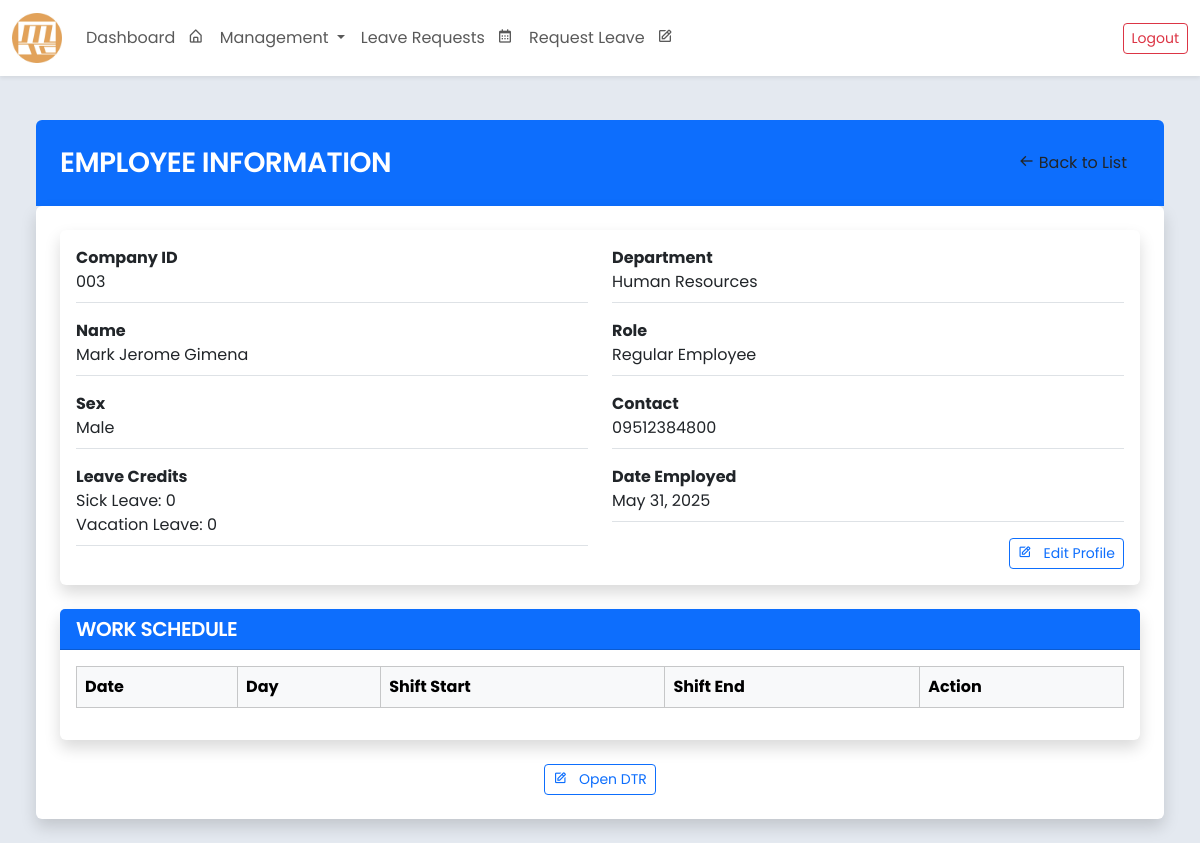
Before: /employee/view/21/ (signed in) with the older database file.
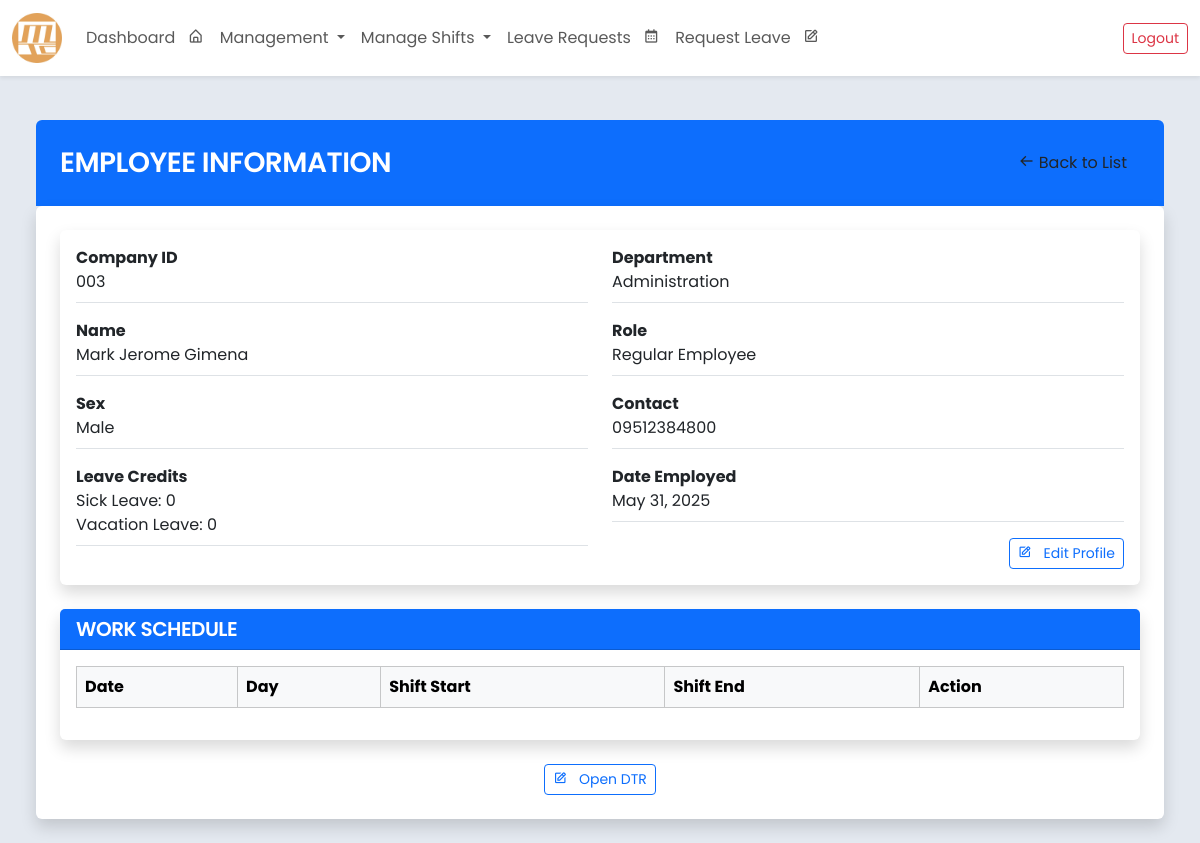
After: the same page with the newer database file.
### core/models.py (models this page shows, shortened)
class Employee(models.Model):
    SEX_CHOICES = [
        ('Male', 'Male'),
        ('Female', 'Female'),
        ('Other', 'Prefer not to Say'),
    ]
    ROLE_CHOICES = [
        ('Regular Employee', 'Regular Employee'),
        ('Department Head', 'Department Head'),
        ('Admin(HR)', 'Admin(HR)'),
        ('Supervisor', 'Supervisor'),
        ('President', 'President')
    ]
    STATUS_CHOICES = [
        ('Active', 'Active'),
        ('Inactive', 'Inactive'),
    ]
    employee_id = models.AutoField(primary_key=True)
    company_id = models.CharField(max_length=20, blank=False, unique=True)
    first_name = models.CharField(max_length=100, blank=False)
    middle_name = models.CharField(max_length=100, blank=True, null=True)
    last_name = models.CharField(max_length=100, blank=False)
    sex = models.CharField(max_length=20, choices=SEX_CHOICES, blank=False)
    role = models.CharField(max_length=20, choices=ROLE_CHOICES, default='Regular Employee', blank=False)
    status = models.CharField(max_length=10, choices=STATUS_CHOICES, default='Active')
    department = models.ForeignKey(
        Department,
        related_name="employees",
        on_delete=models.SET_NULL,
        null=True,
        blank=True
    )
    contact_number = models.CharField(max_length=15, blank=False)
    date_employed = models.DateField()
    leave_credits = models.IntegerField(default=0, blank=False)
    leave_credits2 = models.IntegerField(default=0, blank=False)
    user_account = models.OneToOneField(User, on_delete=models.SET_NULL, null=True, blank=True, related_name='employee')
    class Meta:
        ordering = ['last_name', 'first_name']
        verbose_name = 'Employee'
        verbose_name_plural = 'Employees'
        db_table = 'employee_table'

class Department(models.Model):
    name = models.CharField(max_length=255, unique=True)
    leave_respondents = models.ManyToManyField(
        'Employee',
        related_name='leave_departments',
        blank=True,
        limit_choices_to={'department__isnull': False}
    )
    shift_respondents = models.ManyToManyField(
        'Employee',
        related_name='shift_departments',
        blank=True,
        limit_choices_to={'department__isnull': False}
    )
    def __str__(self):
        return self.name

### core/views.py (the view)
# urls.py: path('employee/view/<int:pk>/', views.view_employee_information, name='employee_information'),
def view_employee_information(request, pk):
    employee = get_object_or_404(Employee, employee_id=pk)
    shifts = Shift.objects.filter(employee=employee).order_by('shift_date', 'shift_start')
    today = date.today()
    start_of_week = today - timedelta(days=today.weekday())  # Monday
    end_of_week = start_of_week + timedelta(days=6)          # Sunday
    context = {
        'employee': employee,
        'shifts': shifts,
        'today': today,
        'start_of_week': start_of_week,
        'end_of_week': end_of_week,
    }
    return render(request, 'view_employee_information.html', context)

### core/templates/view_employee_information.html (shortened to what the changed rows need)
{% extends "base.html" %}
{% block content %}
<div class="container-fluid" style="max-width: 1200px;">
    <div class="bg-white p-4 rounded shadow">
        <div class="card border-0 shadow mb-4">
            <div class="card-body">
                <div class="row g-4">
                    <div class="col-md-6">
                        <div class="d-flex flex-column gap-3">
                            <div class="border-bottom pb-2">
                                <label class="fw-bold ">Company ID</label>
                                <p class="mb-0">{{ employee.company_id }}</p>
                            </div>
                            <div class="border-bottom pb-2">
                                <label class="fw-bold ">Name</label>
                                <p class="mb-0">
                                    {{ employee.first_name }}
                                    {% if employee.middle_name %}{{ employee.middle_name }}{% endif %}
                                    {{ employee.last_name }}
                                </p>
                            </div>
                            <div class="border-bottom pb-2">
                                <label class="fw-bold ">Sex</label>
                                <p class="mb-0">{{ employee.sex }}</p>
                            </div>
                            <div class="border-bottom pb-2">
                                <label class="fw-bold ">Leave Credits</label>
                                <p class="mb-0">Sick Leave: {{ employee.leave_credits }}</p>
                                <p class="mb-0">Vacation Leave: {{ employee.leave_credits2 }}</p>
                            </div>
                        </div>
                    </div>
                    <div class="col-md-6">
                        <div class="d-flex flex-column gap-3">
                            <div class="border-bottom pb-2">
                                <label class="fw-bold ">Department</label>
                                <p class="mb-0">{{ employee.department }}</p>
                            </div>
                            <div class="border-bottom pb-2">
                                <label class="fw-bold ">Role</label>
                                <p class="mb-0">{{ employee.role }}</p>
                            </div>
                            <div class="border-bottom pb-2">
                                <label class="fw-bold ">Contact</label>
                                <p class="mb-0">{{ employee.contact_number }}</p>
                            </div>
                            <div class="border-bottom pb-2">
                                <label class="fw-bold ">Date Employed</label>
                                <p class="mb-0">{{ employee.date_employed|date:"M d, Y" }}</p>
                            </div>
                        </div>
                    </div>
                </div>
            </div>
        </div>
        <div class="card border-0 shadow mb-4">
            <div class="card-body">
                <table class="table table-bordered table-hover align-middle">
                    <thead class="table-light">
                        <tr>
                            <th>Date</th>
                            <th>Day</th>
                            <th>Shift Start</th>
                            <th>Shift End</th>
                            <th>Action</th>
                        </tr>
                    </thead>
                </table>
            </div>
        </div>
    </div>
</div>
{% endblock %}

Changed rows visible on the page:
changed Employee "Mark": department "Human Resources" → "Administration"
Other visible differences:
text now shown: "Manage Shifts"
